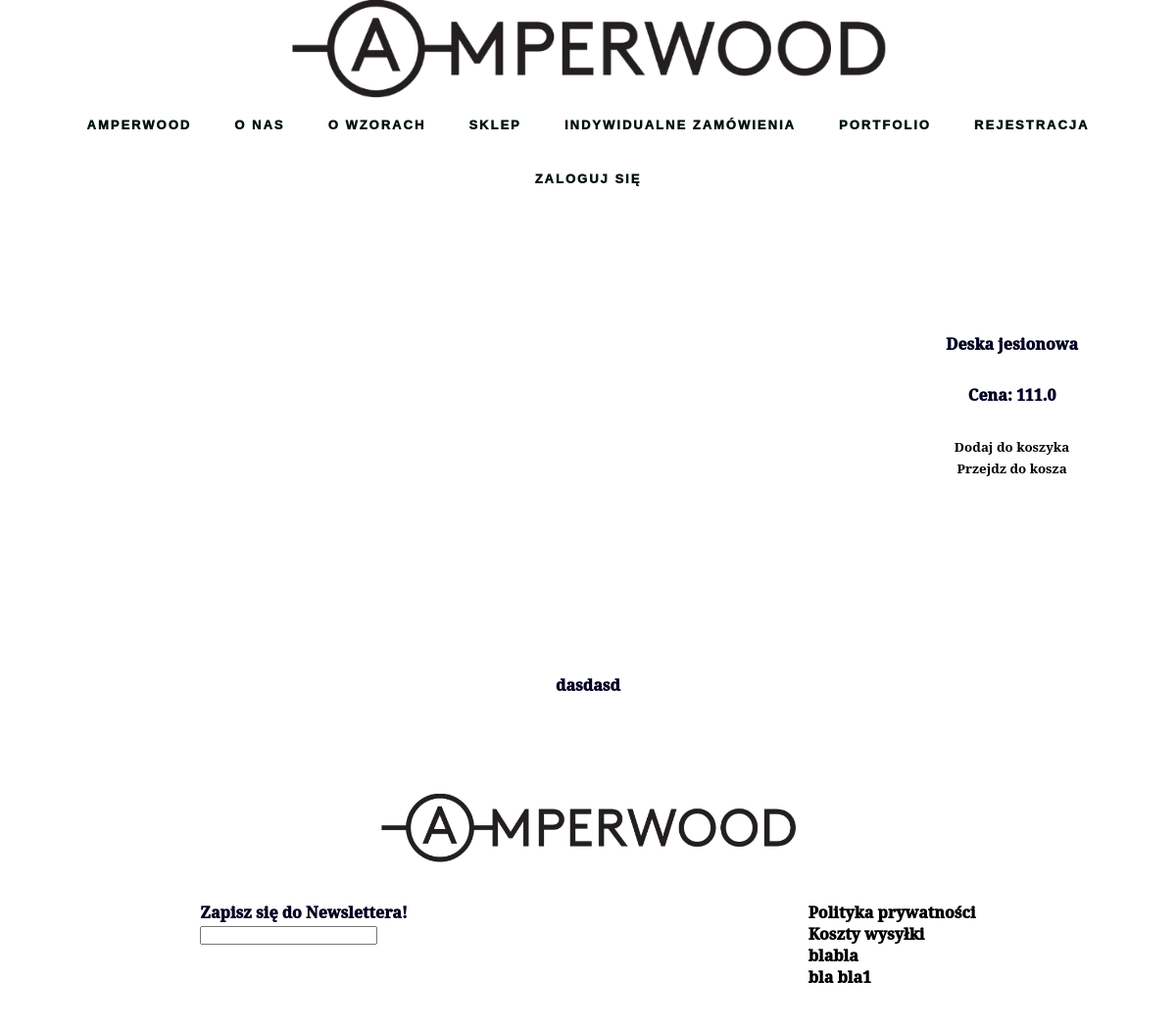
/Sklep/6/, run on the app's committed database.
### produkty/models.py (models this page shows, shortened)
class Product(models.Model):
    nazwa = models.CharField(max_length=120)
    opis = models.TextField()
    cena = models.FloatField()
    zdjecie = models.ImageField(height_field=None, upload_to='fotki')
    podsumowanie = models.TextField(
        default="Django jest spoko")
    przecena = models.BooleanField(default=False)
    kategoria = models.ForeignKey(
        Kategoria, on_delete=models.CASCADE)
    slug = models.SlugField(unique=True)
    class Meta:
        unique_together = ('nazwa', 'slug')

### produkty/views.py (the view)
# urls.py: re_path(r'^Sklep/(?P<slug>.*)/$', viewsProdukty.SingleProduct,
def SingleProduct(request, slug):
    print(slug)
    obj_slug = get_object_or_404(Product, slug=slug)
    obj = Product.objects.get(slug=slug)
    if request.method == 'POST':
        koszyk = Cart.objects.get()
        item = koszyk.rzeczyWKoszu.get(slug=slug)
        itemyWKoszyku.append(item)
        print('Added SigleProduct to cart', user, koszyk, item,
              item.slug, itemyWKoszyku)
        kontext = {
            'produkt404_slug': obj_slug,
            'obj': obj,
            'koszyk': koszyk,
            'item': item,
            'slugi': item.slug,
            'itemyWKoszyku': itemyWKoszyku
        }
    else:
        kontext = {
            'produkt404_slug': obj_slug,
            'obj': obj,
        }
    return render(request, 'produkt.html', kontext)

### Templates/AW/produkt.html (shortened to what this page needs)
{% load static %}
<!DOCTYPE html>
<html lang="pl">
<head>
    <link rel="stylesheet" type="text/css" href={% static "css/style.css" %}?{% now "U" %}>
</head>
<body>
<div class="wrapper">
    {% include 'menu.html' %}
    <div class="pojProduktPage">
    <div class="pojProduktuFunkcje">
    <div class="nazwa">{{obj.nazwa}}</div>
        <div class="cena">Cena: {{obj.cena}}</div>
    <form action="" method="POST" >
            <button class="BtnSingle" type="submit" >Dodaj do koszyka</button>
        </form>
        <form action="cart">
        <button class="BtnSingle" type="submit">
        Przejdz do kosza
        </button></form>
    </div>
    </div>
    <div class="opis">{{obj.opis}}</div>
        {% include 'footer.html' %}
</div>
</body>
</html>

### static/css/style.css (style rules this page uses)
* { margin: 0; padding: 0; box-sizing: border-box; }
html { margin: 0 auto; max-width: 1280px; background-color: #FFF; font-family: "Brown Regular", "serif"; color: #002; font-weight: 1000; }
.pojProduktPage { display: flex; text-align: center; flex: 1 30%; }
.pojProduktuFunkcje { padding: 100px; }
.pojProduktuFunkcje div { margin: 30px auto; }
.opis { margin: 100px auto; text-align: center; }
.BtnSingle { background: none; outline: none; border: none; font-family: "Brown Regular", "serif"; font-weight: 600; }

### data on the page
Product: nazwa "Deska jesionowa", cena "111.0", opis "dasdasd"
